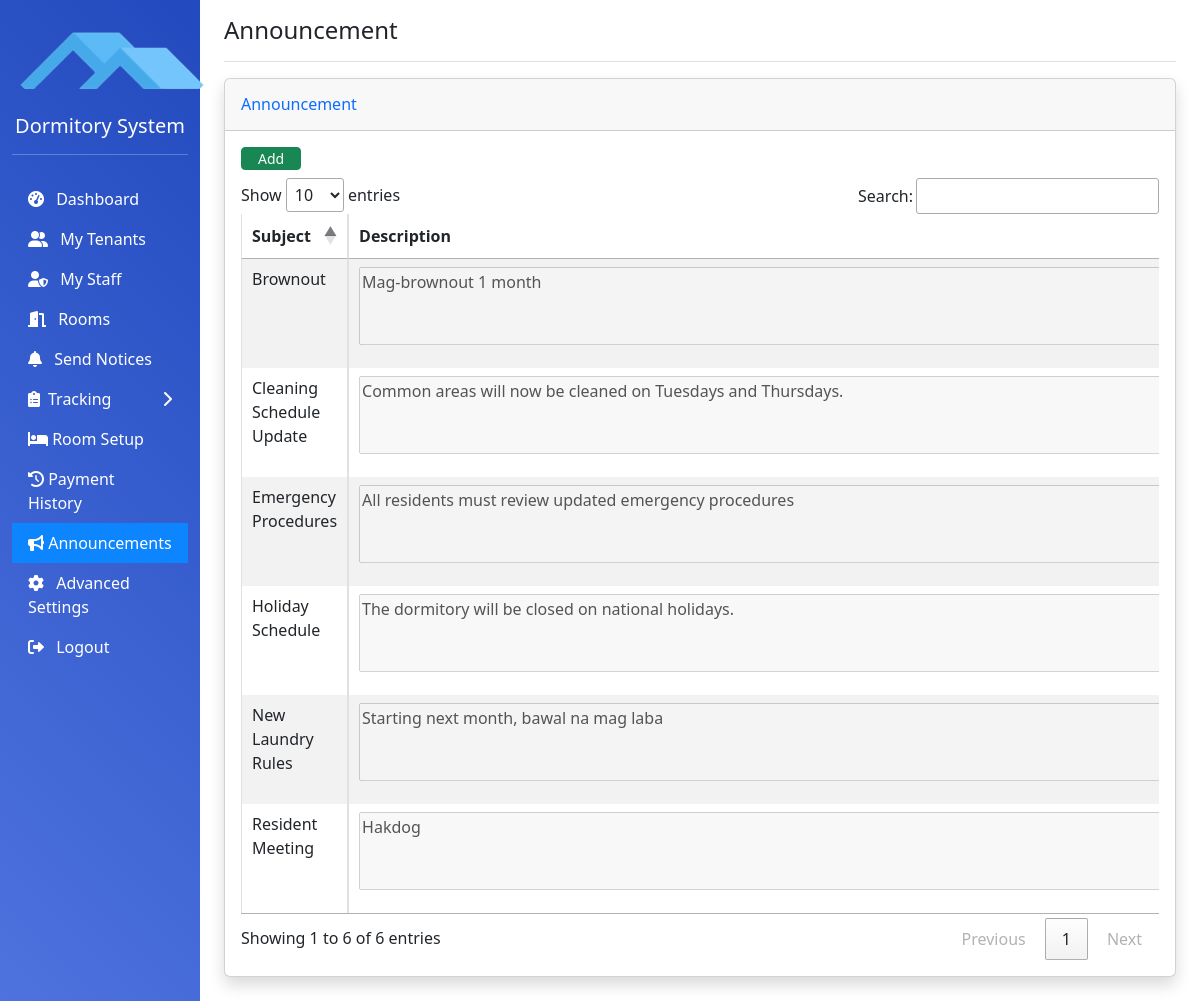
/main/announcement.php (signed in), run on the app's committed database.
### tables this page shows
CREATE TABLE `announcements` (
  `recid` int(11) NOT NULL AUTO_INCREMENT,
  `title` varchar(255) NOT NULL,
  `content` text NOT NULL,
  `usr_cde` varchar(50) DEFAULT NULL COMMENT 'User Code',
  `start_date` date DEFAULT NULL,
  `end_date` date DEFAULT NULL,
  `created_at` datetime DEFAULT current_timestamp(),
  `updated_at` datetime DEFAULT NULL ON UPDATE current_timestamp(),
  PRIMARY KEY (`recid`)
);

### main/announcement.php (the view, shortened to what this page needs)
<?php
require_once '../include/std_header.php';
?>
<div class="container-fluid">
    <div class="row">
        <?php
        require_once '../include/std_sidebar.php';
        ?>
        <main class="col-md-9 ms-sm-auto col-lg-10 px-md-4">
            <div class="d-flex justify-content-between flex-wrap flex-md-nowrap align-items-center pt-3 pb-2 mb-3 border-bottom">
                <h4>Announcement</h4>
            </div>
            <div class="card shadow mb-4">
                <div class="card-header py-3">
                    <h6 class="m-0 font-weight-bold text-primary">Announcement</h6>
                </div>
                <div class="card-body">
                    <div class="table-responsive">
                    <input type="button" class="btn btn-sm btn-success px-3 py-0 mb-2" value="Add" onclick="add_announcement()">
                    <table id="staffTable" class="table table-bordered table-striped table-hover" width="100%" cellspacing="0">
                            <thead>
                                <tr>
                                    <th width="20%">Subject</th>
                                    <th width="40%">Description</th>
                                </tr>
                            </thead>
                            <tbody>
                                <?php
                                $sql = "SELECT * FROM announcements";
                                $stmt = $connect->prepare($sql);
                                $stmt->execute([]);
                                $announcement = $stmt->fetchAll();
                                foreach ($announcement as $res_announcement) {
                                    echo "<tr>";
                                    echo "<td>".$res_announcement['title']."</td>";
                                    echo "<td><textarea rows='3' cols='100' readonly disabled>".$res_announcement['content']."</textarea></td>";
                                    echo "</tr>";
                                }
                                ?>
                            </tbody>
                        </table>
                    </div>
                </div>
            </div>
        </main>
    </div>
</div>
<?php
require_once '../include/std_footer.php';
?>

### include/std_header.php (shortened to what this page needs)
<!DOCTYPE html>
<html lang="en">
<head>
    <link href="https://cdn.jsdelivr.net/npm/bootstrap@5.3.0/dist/css/bootstrap.min.css" rel="stylesheet">
    <link rel="stylesheet" href="https://code.jquery.com/ui/1.12.1/themes/base/jquery-ui.css">
    <link rel="stylesheet" href="https://cdnjs.cloudflare.com/ajax/libs/font-awesome/6.0.0/css/all.min.css">
    <link rel="stylesheet" href="../assets//alertifyjs/css/alertify.css">
    <link rel="stylesheet" href="https://cdn.datatables.net/1.11.5/css/jquery.dataTables.min.css">
    <link href="https://cdnjs.cloudflare.com/ajax/libs/select2/4.0.13/css/select2.min.css" rel="stylesheet">
</head>
<body>

### include/std_sidebar.php (shortened to what this page needs)
<?php
$currentPage = basename($_SERVER['PHP_SELF']);
?>
<nav class="col-md-3 col-lg-2 d-md-block sidebar collapse">
    <div class="position-sticky pt-3">
        <div class="text-center mb-4">
            <img src="../assets/logo.png" style="width: 200px;"alt="Logo" class="rounded-circle">
                <h5 class="text-white">Dormitory System</h5>
                <hr>
        </div>
        <ul class="nav flex-column" id="sidebarLinks">
            <li class="nav-item">
                <a class="nav-link <?php echo ($currentPage == 'main.php') ? 'active' : ''; ?>" id="main" href="#" onclick="go_to('main')">
                    <i class="fas fa-tachometer-alt me-2"></i>
                    Dashboard
                </a>
            </li>
            <li class="nav-item">
                <a class="nav-link <?php echo ($currentPage == 'landlord_tenants.php') ? 'active' : ''; ?>" id="mytenant" href="#" onclick="go_to('landlord_tenants')">
                    <i class="fas fa-user-friends me-2"></i>
                    My Tenants
                </a>
            </li>
            <li class="nav-item">
                <a class="nav-link <?php echo ($currentPage == 'landlord_staff.php') ? 'active' : ''; ?>" id="mystaff" href="#" onclick="go_to('landlord_staff')">
                    <i class="fas fa-user-shield me-2"></i>
                    My Staff
                </a>
            </li>
            <li class="nav-item">
                <a class="nav-link <?php echo ($currentPage == 'landlord_.php') ? 'active' : ''; ?>" id="room" href="#" onclick="go_to('landlord_room')">
                    <i class="fas fa-door-open me-2"></i>
                    Rooms
                </a>
            </li>
            <li class="nav-item">
                <a class="nav-link <?php echo ($currentPage == 'landlord_notice.php') ? 'active' : ''; ?>" id="notice" href="#" onclick="go_to('landlord_notice')">
                    <i class="fas fa-bell me-2"></i>
                    Send Notices
                </a>
            </li>
            <li class="nav-item">
                <a class="nav-link d-flex align-items-center" data-bs-toggle="collapse" href="#tracking" aria-expanded="false">
                    <i class="fas fa-clipboard-list me-2"></i>
                    Tracking
                    <i class="fas fa-chevron-right ms-auto" id="arrowIconTracking"></i>
                </a>
            </li>
            <li class="nav-item">
                <a class="nav-link <?php echo ($currentPage == 'landlord_roomsetup.php') ? 'active' : ''; ?>" id="notice" href="#" onclick="go_to('landlord_roomsetup')">
                    <i class="fas fa-bed"></i>
                    Room Setup
                </a>
            </li>
            <li class="nav-item">
                <a class="nav-link <?php echo ($currentPage == 'payment_history.php') ? 'active' : ''; ?>" id="notice" href="#" onclick="go_to('payment_history')">
                    <i class="fas fa-history"></i>
                    Payment History
                </a>
            </li>
            <li class="nav-item">
                <a class="nav-link <?php echo ($currentPage == 'announcement.php') ? 'active' : ''; ?>" id="notice" href="#" onclick="go_to('announcement')">
                    <i class="fas fa-bullhorn card-title-icon"></i>
                    Announcements
                </a>
            </li>
                        <li class="nav-item">
                            <a class="nav-link <?php echo ($currentPage == 'advanced_settings.php') ? 'active' : ''; ?>" id="advanced_settings" href="advanced_settings.php" onclick="go_to('advanced_settings')">
                                <i class="fas fa-cog me-2"></i>
                                Advanced Settings
                            </a>
                        </li>
            <li class="nav-item">
                <a class="nav-link" href="#" onclick="goLogout()">
                    <i class="fas fa-sign-out-alt me-2"></i>
                    Logout
                </a>
            </li>
        </ul>
    </div>
</nav>

### include/std_footer.php (shortened to what this page needs)
</body>
</html>

### include/std_sidebar.php (style rules this page uses)
.sidebar { min-height: 100vh; background: linear-gradient(45deg, #4e73df 0%, #224abe 100%); color: white; }
.nav-link { color: #fff; }
.active { background-color: #0c85ff; }

### data on the page
announcements: title "Holiday Schedule", content "The dormitory will be closed on national holidays."
announcements: title "New Laundry Rules", content "Starting next month, bawal na mag laba"
announcements: title "Emergency Procedures", content "All residents must review updated emergency procedures"
announcements: title "Resident Meeting", content "Hakdog"
announcements: title "Brownout", content "Mag-brownout 1 month"
announcements: title "Cleaning Schedule Update", content "Common areas will now be cleaned on Tuesdays and Thursdays."
